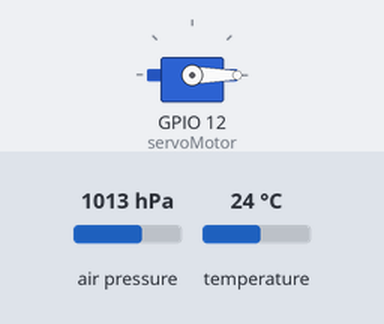
A sketch run on a simulated ESP8266 (NodeMCU). Parts: servo. The test bench sets the inputs (shaded band); at power-on: temperature 24 °C, air pressure 1013 hPa. WiFi joins after 1.5 s; servers stay silent unless stated; what the sketch prints to the serial monitor is not drawn.

Above: at 2.7 s.
2.8 s: temperature set to 28.3 °C
5.9 s: temperature set to 29.4 °C
At 7.0 s:
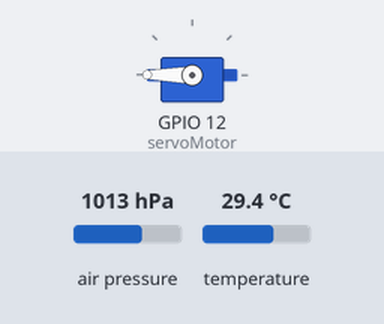
9.0 s: temperature set to 12 °C
At 11.9 s:
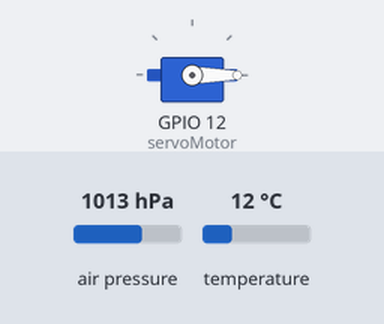
12.3 s: temperature set to 33 °C
At 13.7 s:
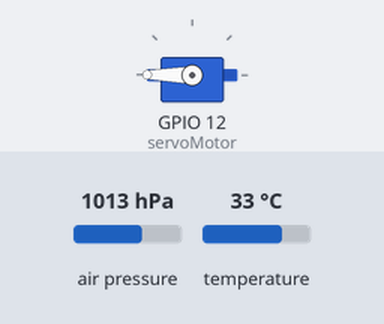
Timing chart, 0 to 15.3 s (numbered marks = the images above; inputs shaded):
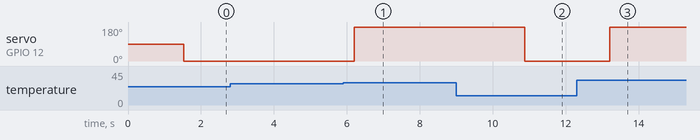

Measured:
- the behaviour switches between 28.9 and 29 °C on temperature (found by bisection; images 0 and 1)
- after the input at 2.8 s, every drawn part: stays the same
- after the input at 5.9 s, servo on GPIO 12 (servoMotor): 0° → 180° after 0.30 s
- after the input at 9.0 s, servo on GPIO 12 (servoMotor): 180° → 0° after 1.9 s
- after the input at 12.3 s, servo on GPIO 12 (servoMotor): 0° → 180° after 0.91 s

The sketch:

Nave.ino
```cpp
//Es obligatorio seguir el orden indicado en la inclusion de las librerias.
#include "FirebaseESP8266.h"
#include <ESP8266WiFi.h>
//#include "DHT.h"
/*#include <Ticker.h>
Ticker tiempo_1;
*/
#define FIREBASE_HOST "estacion-86bac.firebaseio.com" //Sin http:// o https://
#define FIREBASE_AUTH "PN0mJrKE4A71GH47PdKabGG4jrFTsngVj1iUqZu4"
//#define WIFI_SSID "AE76F3"
#define WIFI_SSID "INFINITUME3EC8D"
//#define WIFI_PASSWORD "L21503731612565"
#define WIFI_PASSWORD "04F7DA4B5B"


//BMP180
#include <SFE_BMP180.h>
#include <Wire.h>
SFE_BMP180 bmp180;

//Servomotor libreria
#include <Servo.h>

// Variable para controlar Servomotor
Servo servoMotor;

// Uncomment whatever type you're using!
//#define DHTTYPE DHT11   // DHT 11 Dht22...
//#define DHTPIN 2

String path = "/Nave 1";
//Define un objeto de Firebase
FirebaseData firebaseData;

void printResult(FirebaseData &data);
void CausaError(void);
void InforSetLuzSensor(void);
void InforGetLuzSensor(void);

// Initialize DHT sensor.
//DHT dht(DHTPIN, DHTTYPE);

void setup()
{
  Serial.begin(115200);

  WiFi.begin(WIFI_SSID, WIFI_PASSWORD);
  Serial.print("Conectando a ....");
  while (WiFi.status() != WL_CONNECTED)
  {
    Serial.print(".");
    delay(300);
  }
  Serial.println();
  Serial.print("Conectado con la IP: ");
  Serial.println(WiFi.localIP());
  Serial.println();

  Firebase.begin(FIREBASE_HOST, FIREBASE_AUTH);
  Firebase.reconnectWiFi(true);

  //Establezca el tiempo de espera de lectura de la base de datos en 1 minuto (máximo 15 minutos)
  Firebase.setReadTimeout(firebaseData, 1000 * 60);

  //Tamaño y  tiempo de espera de escritura, tiny (1s), small (10s), medium (30s) and large (60s).
  //tiny, small, medium, large and unlimited.
  Firebase.setwriteSizeLimit(firebaseData, "tiny");

  //dht.begin();

   //Iniciar el BMP180
  if (bmp180.begin()) Serial.println("BMP180 se ha iniciado");
  else Serial.println("BMP180 no se ha iniciado correctamente\n\n");

  //Servomotor se iniciara en el pin 12 (D6)
  servoMotor.attach(12);
}

void loop()
{
  //Leer humedad
  //float h = dht.readHumidity();
  //float t = dht.readTemperature();
  //if (Firebase.setFloat(firebaseData, path + "/Sensores/Humedad", h)){InforSetLuzSensor();}else{CausaError(h, "humedad");}
  //if (Firebase.setFloat(firebaseData, path + "/Sensores/Temperatura", t)){InforSetLuzSensor();}else{CausaError(t, "temperatura");}
  //delay(5000);

  char status;
  double T,P; // Temperatura y presion

  status = bmp180.startTemperature();//Inicio de lectura de temperatura
  if (status != 0)
  {
    delay(status); //Pausa para que finalice la lectura
    status = bmp180.getTemperature(T); //Obtener la temperatura
    if (status != 0)
    {
      status = bmp180.startPressure(3); //Inicio lectura de presión
      if (status != 0)
      {
        delay(status);//Pausa para que finalice la lectura
        status = bmp180.getPressure(P,T); //Obtenemos la presión
        if (status != 0)
        {
          Serial.print("Temperatura: ");
          Serial.print(T,2);
          Serial.print(" *C , ");
          Serial.print("Presion: ");
          Serial.print(P,2);
          Serial.println(" mb");
        }
      }
    }
  }
    //Servomotor -> Se activara cada que la temperatura aumente a 29.0 C
    Serial.print("R2:"+ false);
          if( T>= 29.0){
            servoMotor.write(180);
            Serial.print(1, false);
          }
          else{
           servoMotor.write(0);
           Serial.print(0, false);
          }
  delay(2000);
  if (Firebase.setDouble(firebaseData, path + "/Sensores/Presion", P)){InforSetLuzSensor();}else{CausaError(P, "presion");}
  if (Firebase.setDouble(firebaseData, path + "/Sensores/Temperatura", T)){InforSetLuzSensor();}else{CausaError(T, "temperatura");}
  //if(Firebase.setBool(firebaseData, path + "/Relay/Servo",)) Quiero poner el servo para que reciba datos xd
}

void InforGetLuzSensor(void)
{
  Serial.println("Aprobado");
  Serial.println("Ruta: " + firebaseData.dataPath());
  Serial.println("Tipo: " + firebaseData.dataType());
  Serial.println("ETag: " + firebaseData.ETag());
  Serial.print("Valor: ");
  printResult(firebaseData);
  Serial.println("------------------------------------");
  Serial.println();
}

void InforSetLuzSensor(void)
{
  Serial.println("Aprobado");
  Serial.println("Ruta: " + firebaseData.dataPath());
  Serial.println("Tipo: " + firebaseData.dataType());
  Serial.println("ETag: " + firebaseData.ETag());
  Serial.print("Valor: ");
  printResult(firebaseData);
  Serial.println("------------------------------------");
  Serial.println();
}

void CausaError(double valor, String sensor)
{
  if(sensor == "temperatura"){
    if(isnan(valor))Serial.println(F("fallo lectura de Temperatura del sensor BMP180 !"));
  }else{
    if(isnan(valor))Serial.println(F("Fallo lectura de Presion del sensor BMP180!"));
  }
  Serial.println("FAILED");
  Serial.println("REASON: " + firebaseData.errorReason());
  Serial.println("------------------------------------");
  Serial.println();
}

void printResult(FirebaseData &data)
{
    if (data.dataType() == "int")
        Serial.println(data.intData());
    else if (data.dataType() == "float")
        Serial.println(data.floatData(), 5);
    else if (data.dataType() == "double")
        printf("%.9lf\n", data.doubleData());
    else if (data.dataType() == "boolean")
        Serial.println(data.boolData() == 1 ? "true" : "false");
    else if (data.dataType() == "string")
        Serial.println(data.stringData());
}
```
